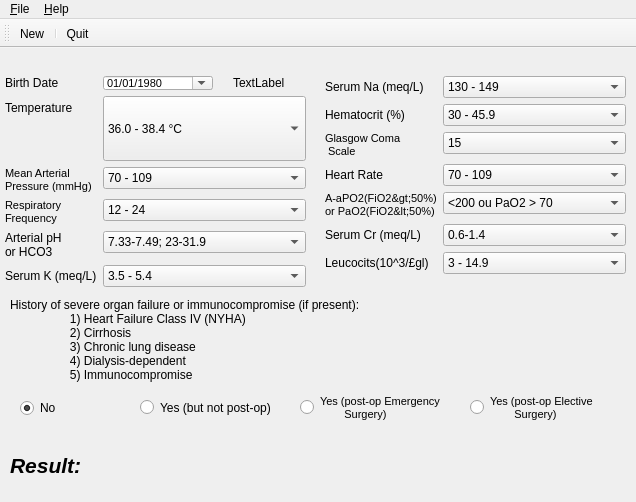
<?xml version="1.0" encoding="UTF-8"?>
<ui version="4.0">
 <author>Fernando B. Giannasi</author>
 <class>MainWindow</class>
 <widget class="QMainWindow" name="MainWindow">
  <property name="geometry">
   <rect>
    <x>0</x>
    <y>0</y>
    <width>636</width>
    <height>502</height>
   </rect>
  </property>
  <property name="sizePolicy">
   <sizepolicy hsizetype="Preferred" vsizetype="Preferred">
    <horstretch>0</horstretch>
    <verstretch>15</verstretch>
   </sizepolicy>
  </property>
  <property name="windowTitle">
   <string>Apache II Calculator</string>
  </property>
  <property name="windowIcon">
   <iconset resource="images/icons.qrc">
    <normaloff>:/icons/bookmark.gif</normaloff>:/icons/bookmark.gif</iconset>
  </property>
  <widget class="QWidget" name="centralwidget">
   <widget class="QWidget" name="formLayoutWidget">
    <property name="geometry">
     <rect>
      <x>0</x>
      <y>0</y>
      <width>311</width>
      <height>241</height>
     </rect>
    </property>
    <layout class="QFormLayout" name="formLayout">
     <property name="leftMargin">
      <number>5</number>
     </property>
     <property name="topMargin">
      <number>2</number>
     </property>
     <property name="rightMargin">
      <number>5</number>
     </property>
     <property name="bottomMargin">
      <number>2</number>
     </property>
     <item row="1" column="0">
      <widget class="QLabel" name="label_3">
       <property name="text">
        <string>Birth Date</string>
       </property>
      </widget>
     </item>
     <item row="1" column="1">
      <widget class="QWidget" name="age_field" native="true">
       <property name="age" stdset="0">
        <double>0.000000000000000</double>
       </property>
       <widget class="QDateEdit" name="dateEdit">
        <property name="geometry">
         <rect>
          <x>0</x>
          <y>0</y>
          <width>110</width>
          <height>14</height>
         </rect>
        </property>
        <property name="font">
         <font>
          <pointsize>8</pointsize>
         </font>
        </property>
        <property name="currentSection">
         <enum>QDateTimeEdit::YearSection</enum>
        </property>
        <property name="displayFormat">
         <string>dd/MM/yyyy</string>
        </property>
        <property name="calendarPopup">
         <bool>true</bool>
        </property>
        <property name="currentSectionIndex">
         <number>2</number>
        </property>
        <property name="date">
         <date>
          <year>1980</year>
          <month>1</month>
          <day>1</day>
         </date>
        </property>
       </widget>
       <widget class="QLabel" name="age_label">
        <property name="geometry">
         <rect>
          <x>130</x>
          <y>0</y>
          <width>53</width>
          <height>14</height>
         </rect>
        </property>
        <property name="text">
         <string>TextLabel</string>
        </property>
       </widget>
      </widget>
     </item>
     <item row="2" column="0">
      <widget class="QLabel" name="label_5">
       <property name="text">
        <string>Temperature</string>
       </property>
      </widget>
     </item>
     <item row="2" column="1">
      <widget class="QComboBox" name="temp_field">
       <property name="sizePolicy">
        <sizepolicy hsizetype="Preferred" vsizetype="MinimumExpanding">
         <horstretch>0</horstretch>
         <verstretch>0</verstretch>
        </sizepolicy>
       </property>
       <property name="baseSize">
        <size>
         <width>14</width>
         <height>14</height>
        </size>
       </property>
       <property name="currentText">
        <string notr="true">36.0 - 38.4 °C</string>
       </property>
       <property name="currentIndex">
        <number>4</number>
       </property>
       <property name="maxVisibleItems">
        <number>8</number>
       </property>
       <property name="insertPolicy">
        <enum>QComboBox::NoInsert</enum>
       </property>
       <property name="iconSize">
        <size>
         <width>14</width>
         <height>14</height>
        </size>
       </property>
       <item>
        <property name="text">
         <string>&lt;= 29.9 °C</string>
        </property>
       </item>
       <item>
        <property name="text">
         <string>30.0 - 31.9 °C</string>
        </property>
       </item>
       <item>
        <property name="text">
         <string>32.0 - 33.9 °C</string>
        </property>
       </item>
       <item>
        <property name="text">
         <string>34.0 - 35.9 °C</string>
        </property>
       </item>
       <item>
        <property name="text">
         <string>36.0 - 38.4 °C</string>
        </property>
       </item>
       <item>
        <property name="text">
         <string>38.5 - 38.9 °C</string>
        </property>
       </item>
       <item>
        <property name="text">
         <string>39.0 - 40.9 °C</string>
        </property>
       </item>
       <item>
        <property name="text">
         <string>&gt;= 41.0 °C</string>
        </property>
       </item>
      </widget>
     </item>
     <item row="3" column="0">
      <widget class="QLabel" name="label_6">
       <property name="font">
        <font>
         <pointsize>8</pointsize>
        </font>
       </property>
       <property name="text">
        <string>Mean Arterial
Pressure (mmHg)</string>
       </property>
      </widget>
     </item>
     <item row="3" column="1">
      <widget class="QComboBox" name="pa_field">
       <property name="currentIndex">
        <number>2</number>
       </property>
       <property name="maxVisibleItems">
        <number>6</number>
       </property>
       <property name="insertPolicy">
        <enum>QComboBox::NoInsert</enum>
       </property>
       <property name="iconSize">
        <size>
         <width>14</width>
         <height>14</height>
        </size>
       </property>
       <item>
        <property name="text">
         <string>&lt;= 49</string>
        </property>
       </item>
       <item>
        <property name="text">
         <string>50 - 69</string>
        </property>
       </item>
       <item>
        <property name="text">
         <string>70 - 109</string>
        </property>
       </item>
       <item>
        <property name="text">
         <string>110 - 129</string>
        </property>
       </item>
       <item>
        <property name="text">
         <string>130 - 159</string>
        </property>
       </item>
       <item>
        <property name="text">
         <string>&gt;= 160</string>
        </property>
       </item>
      </widget>
     </item>
     <item row="4" column="0">
      <widget class="QLabel" name="label_7">
       <property name="font">
        <font>
         <pointsize>8</pointsize>
        </font>
       </property>
       <property name="text">
        <string>Respiratory
Frequency</string>
       </property>
      </widget>
     </item>
     <item row="4" column="1">
      <widget class="QComboBox" name="fr_field">
       <property name="currentIndex">
        <number>3</number>
       </property>
       <property name="maxVisibleItems">
        <number>7</number>
       </property>
       <property name="insertPolicy">
        <enum>QComboBox::NoInsert</enum>
       </property>
       <property name="iconSize">
        <size>
         <width>14</width>
         <height>14</height>
        </size>
       </property>
       <item>
        <property name="text">
         <string>&lt;= 5</string>
        </property>
       </item>
       <item>
        <property name="text">
         <string>6 - 9</string>
        </property>
       </item>
       <item>
        <property name="text">
         <string>10 - 11</string>
        </property>
       </item>
       <item>
        <property name="text">
         <string>12 - 24</string>
        </property>
       </item>
       <item>
        <property name="text">
         <string>25 - 34</string>
        </property>
       </item>
       <item>
        <property name="text">
         <string>35 - 49</string>
        </property>
       </item>
       <item>
        <property name="text">
         <string>&gt;= 50</string>
        </property>
       </item>
      </widget>
     </item>
     <item row="5" column="0">
      <widget class="QLabel" name="label_8">
       <property name="text">
        <string>Arterial pH
or HCO3</string>
       </property>
      </widget>
     </item>
     <item row="5" column="1">
      <widget class="QComboBox" name="ph_field">
       <property name="currentIndex">
        <number>3</number>
       </property>
       <property name="maxVisibleItems">
        <number>7</number>
       </property>
       <property name="insertPolicy">
        <enum>QComboBox::NoInsert</enum>
       </property>
       <property name="iconSize">
        <size>
         <width>14</width>
         <height>14</height>
        </size>
       </property>
       <item>
        <property name="text">
         <string>&lt;= 7.15; &lt;15</string>
        </property>
       </item>
       <item>
        <property name="text">
         <string>7.15-7.24; 15-17.9</string>
        </property>
       </item>
       <item>
        <property name="text">
         <string>7.25-7.32; 18-22.9</string>
        </property>
       </item>
       <item>
        <property name="text">
         <string>7.33-7.49; 23-31.9</string>
        </property>
       </item>
       <item>
        <property name="text">
         <string>7.50-7.59; 32-40.9</string>
        </property>
       </item>
       <item>
        <property name="text">
         <string>7.60-7.69; 41-51.9</string>
        </property>
       </item>
       <item>
        <property name="text">
         <string>&gt;= 7.70; &gt;52</string>
        </property>
       </item>
      </widget>
     </item>
     <item row="6" column="0">
      <widget class="QLabel" name="label_9">
       <property name="text">
        <string>Serum K (meq/L)</string>
       </property>
      </widget>
     </item>
     <item row="6" column="1">
      <widget class="QComboBox" name="k_field">
       <property name="currentIndex">
        <number>3</number>
       </property>
       <property name="maxVisibleItems">
        <number>7</number>
       </property>
       <property name="insertPolicy">
        <enum>QComboBox::NoInsert</enum>
       </property>
       <property name="iconSize">
        <size>
         <width>14</width>
         <height>14</height>
        </size>
       </property>
       <item>
        <property name="text">
         <string>&lt; 2.5</string>
        </property>
       </item>
       <item>
        <property name="text">
         <string>2.5 - 2.9</string>
        </property>
       </item>
       <item>
        <property name="text">
         <string>3 - 3.4</string>
        </property>
       </item>
       <item>
        <property name="text">
         <string>3.5 - 5.4</string>
        </property>
       </item>
       <item>
        <property name="text">
         <string>5.5 - 5.9</string>
        </property>
       </item>
       <item>
        <property name="text">
         <string>6 - 6.9</string>
        </property>
       </item>
       <item>
        <property name="text">
         <string>&gt;= 7</string>
        </property>
       </item>
      </widget>
     </item>
     <item row="0" column="0" colspan="2">
      <spacer name="horizontalSpacer_2">
       <property name="orientation">
        <enum>Qt::Horizontal</enum>
       </property>
       <property name="sizeHint" stdset="0">
        <size>
         <width>40</width>
         <height>20</height>
        </size>
       </property>
      </spacer>
     </item>
    </layout>
   </widget>
   <widget class="QWidget" name="formLayoutWidget_2">
    <property name="geometry">
     <rect>
      <x>320</x>
      <y>0</y>
      <width>311</width>
      <height>241</height>
     </rect>
    </property>
    <layout class="QFormLayout" name="formLayout_2">
     <property name="leftMargin">
      <number>5</number>
     </property>
     <property name="topMargin">
      <number>2</number>
     </property>
     <property name="rightMargin">
      <number>5</number>
     </property>
     <property name="bottomMargin">
      <number>2</number>
     </property>
     <item row="1" column="0">
      <widget class="QLabel" name="label_10">
       <property name="text">
        <string>Serum Na (meq/L)</string>
       </property>
      </widget>
     </item>
     <item row="1" column="1">
      <widget class="QComboBox" name="na_field">
       <property name="currentIndex">
        <number>3</number>
       </property>
       <property name="maxVisibleItems">
        <number>8</number>
       </property>
       <property name="insertPolicy">
        <enum>QComboBox::NoInsert</enum>
       </property>
       <property name="iconSize">
        <size>
         <width>14</width>
         <height>14</height>
        </size>
       </property>
       <item>
        <property name="text">
         <string>&lt;= 110</string>
        </property>
       </item>
       <item>
        <property name="text">
         <string>111 - 119</string>
        </property>
       </item>
       <item>
        <property name="text">
         <string>120 - 129</string>
        </property>
       </item>
       <item>
        <property name="text">
         <string>130 - 149</string>
        </property>
       </item>
       <item>
        <property name="text">
         <string>150 - 154</string>
        </property>
       </item>
       <item>
        <property name="text">
         <string>155 - 159</string>
        </property>
       </item>
       <item>
        <property name="text">
         <string>160 - 179</string>
        </property>
       </item>
       <item>
        <property name="text">
         <string>&gt;= 180</string>
        </property>
       </item>
      </widget>
     </item>
     <item row="2" column="0">
      <widget class="QLabel" name="label_11">
       <property name="text">
        <string>Hematocrit (%)</string>
       </property>
      </widget>
     </item>
     <item row="2" column="1">
      <widget class="QComboBox" name="ht_field">
       <property name="currentIndex">
        <number>2</number>
       </property>
       <property name="maxVisibleItems">
        <number>6</number>
       </property>
       <property name="insertPolicy">
        <enum>QComboBox::NoInsert</enum>
       </property>
       <property name="iconSize">
        <size>
         <width>14</width>
         <height>14</height>
        </size>
       </property>
       <item>
        <property name="text">
         <string>&lt; 20</string>
        </property>
       </item>
       <item>
        <property name="text">
         <string>20 - 29.9</string>
        </property>
       </item>
       <item>
        <property name="text">
         <string>30 - 45.9</string>
        </property>
       </item>
       <item>
        <property name="text">
         <string>46 - 49.9</string>
        </property>
       </item>
       <item>
        <property name="text">
         <string>50 - 59.9</string>
        </property>
       </item>
       <item>
        <property name="text">
         <string>&gt;= 60</string>
        </property>
       </item>
      </widget>
     </item>
     <item row="3" column="0">
      <widget class="QLabel" name="label_12">
       <property name="font">
        <font>
         <pointsize>8</pointsize>
        </font>
       </property>
       <property name="text">
        <string>Glasgow Coma
 Scale</string>
       </property>
      </widget>
     </item>
     <item row="3" column="1">
      <widget class="QComboBox" name="glasgow_field">
       <property name="currentIndex">
        <number>12</number>
       </property>
       <property name="maxVisibleItems">
        <number>12</number>
       </property>
       <property name="insertPolicy">
        <enum>QComboBox::NoInsert</enum>
       </property>
       <property name="iconSize">
        <size>
         <width>14</width>
         <height>14</height>
        </size>
       </property>
       <item>
        <property name="text">
         <string>3</string>
        </property>
       </item>
       <item>
        <property name="text">
         <string>4</string>
        </property>
       </item>
       <item>
        <property name="text">
         <string>5</string>
        </property>
       </item>
       <item>
        <property name="text">
         <string>6</string>
        </property>
       </item>
       <item>
        <property name="text">
         <string>7</string>
        </property>
       </item>
       <item>
        <property name="text">
         <string>8</string>
        </property>
       </item>
       <item>
        <property name="text">
         <string>9</string>
        </property>
       </item>
       <item>
        <property name="text">
         <string>10</string>
        </property>
       </item>
       <item>
        <property name="text">
         <string>11</string>
        </property>
       </item>
       <item>
        <property name="text">
         <string>12</string>
        </property>
       </item>
       <item>
        <property name="text">
         <string>13</string>
        </property>
       </item>
       <item>
        <property name="text">
         <string>14</string>
        </property>
       </item>
       <item>
        <property name="text">
         <string>15</string>
        </property>
       </item>
      </widget>
     </item>
     <item row="4" column="0">
      <widget class="QLabel" name="label_13">
       <property name="text">
        <string>Heart Rate</string>
       </property>
      </widget>
     </item>
     <item row="4" column="1">
      <widget class="QComboBox" name="fc_field">
       <property name="currentIndex">
        <number>3</number>
       </property>
       <property name="maxVisibleItems">
        <number>7</number>
       </property>
       <property name="insertPolicy">
        <enum>QComboBox::NoInsert</enum>
       </property>
       <property name="iconSize">
        <size>
         <width>14</width>
         <height>14</height>
        </size>
       </property>
       <item>
        <property name="text">
         <string>&lt; 39</string>
        </property>
       </item>
       <item>
        <property name="text">
         <string>40 - 54</string>
        </property>
       </item>
       <item>
        <property name="text">
         <string>55 - 69</string>
        </property>
       </item>
       <item>
        <property name="text">
         <string>70 - 109</string>
        </property>
       </item>
       <item>
        <property name="text">
         <string>110 - 139</string>
        </property>
       </item>
       <item>
        <property name="text">
         <string>140 - 179</string>
        </property>
       </item>
       <item>
        <property name="text">
         <string>&gt;= 180</string>
        </property>
       </item>
      </widget>
     </item>
     <item row="5" column="0">
      <widget class="QLabel" name="label_14">
       <property name="font">
        <font>
         <pointsize>8</pointsize>
        </font>
       </property>
       <property name="text">
        <string>A-aPO2(FiO2&gt;50%)
or PaO2(FiO2&lt;50%)</string>
       </property>
      </widget>
     </item>
     <item row="5" column="1">
      <widget class="QComboBox" name="po2_field">
       <property name="currentIndex">
        <number>3</number>
       </property>
       <property name="maxVisibleItems">
        <number>7</number>
       </property>
       <property name="insertPolicy">
        <enum>QComboBox::NoInsert</enum>
       </property>
       <property name="iconSize">
        <size>
         <width>14</width>
         <height>14</height>
        </size>
       </property>
       <item>
        <property name="text">
         <string>PaO2 &lt; 55</string>
        </property>
       </item>
       <item>
        <property name="text">
         <string>PaO2 55 - 60</string>
        </property>
       </item>
       <item>
        <property name="text">
         <string>PaO2 61 - 70</string>
        </property>
       </item>
       <item>
        <property name="text">
         <string>&lt;200 ou PaO2 &gt; 70</string>
        </property>
       </item>
       <item>
        <property name="text">
         <string>200 - 349</string>
        </property>
       </item>
       <item>
        <property name="text">
         <string>350 - 499</string>
        </property>
       </item>
       <item>
        <property name="text">
         <string>&gt; 500</string>
        </property>
       </item>
      </widget>
     </item>
     <item row="6" column="0">
      <widget class="QLabel" name="label_15">
       <property name="text">
        <string>Serum Cr (meq/L)</string>
       </property>
      </widget>
     </item>
     <item row="6" column="1">
      <widget class="QComboBox" name="cr_field">
       <property name="currentIndex">
        <number>1</number>
       </property>
       <property name="maxVisibleItems">
        <number>8</number>
       </property>
       <property name="insertPolicy">
        <enum>QComboBox::NoInsert</enum>
       </property>
       <property name="iconSize">
        <size>
         <width>14</width>
         <height>14</height>
        </size>
       </property>
       <item>
        <property name="text">
         <string>&lt; 0.6</string>
        </property>
       </item>
       <item>
        <property name="text">
         <string>0.6-1.4</string>
        </property>
       </item>
       <item>
        <property name="text">
         <string>1.5-1.9</string>
        </property>
       </item>
       <item>
        <property name="text">
         <string>1.5-1.9 with AKI</string>
        </property>
       </item>
       <item>
        <property name="text">
         <string>2-3.4</string>
        </property>
       </item>
       <item>
        <property name="text">
         <string>2-3.4 with AKI</string>
        </property>
       </item>
       <item>
        <property name="text">
         <string>&gt; 3.5</string>
        </property>
       </item>
       <item>
        <property name="text">
         <string>&gt; 3.5 with AKI</string>
        </property>
       </item>
      </widget>
     </item>
     <item row="7" column="0">
      <widget class="QLabel" name="label_16">
       <property name="text">
        <string>Leucocits(10^3/£gl)</string>
       </property>
      </widget>
     </item>
     <item row="7" column="1">
      <widget class="QComboBox" name="leuc_field">
       <property name="currentIndex">
        <number>2</number>
       </property>
       <property name="maxVisibleItems">
        <number>6</number>
       </property>
       <property name="insertPolicy">
        <enum>QComboBox::NoInsert</enum>
       </property>
       <property name="iconSize">
        <size>
         <width>14</width>
         <height>14</height>
        </size>
       </property>
       <item>
        <property name="text">
         <string>&lt; 1</string>
        </property>
       </item>
       <item>
        <property name="text">
         <string>1 - 2.9</string>
        </property>
       </item>
       <item>
        <property name="text">
         <string>3 - 14.9</string>
        </property>
       </item>
       <item>
        <property name="text">
         <string>15 - 19.9</string>
        </property>
       </item>
       <item>
        <property name="text">
         <string>20 - 39.9</string>
        </property>
       </item>
       <item>
        <property name="text">
         <string>&gt;= 40</string>
        </property>
       </item>
      </widget>
     </item>
     <item row="0" column="0" colspan="2">
      <spacer name="horizontalSpacer">
       <property name="orientation">
        <enum>Qt::Horizontal</enum>
       </property>
       <property name="sizeHint" stdset="0">
        <size>
         <width>40</width>
         <height>20</height>
        </size>
       </property>
      </spacer>
     </item>
    </layout>
   </widget>
   <widget class="QWidget" name="verticalLayoutWidget">
    <property name="geometry">
     <rect>
      <x>10</x>
      <y>250</y>
      <width>611</width>
      <height>191</height>
     </rect>
    </property>
    <layout class="QVBoxLayout" name="verticalLayout">
     <item>
      <widget class="QLabel" name="label_17">
       <property name="text">
        <string>History of severe organ failure or immunocompromise (if present):
                  1) Heart Failure Class IV (NYHA)
                  2) Cirrhosis
                  3) Chronic lung disease
                  4) Dialysis-dependent
                  5) Immunocompromise</string>
       </property>
      </widget>
     </item>
     <item>
      <widget class="QWidget" name="widget_3" native="true">
       <widget class="QRadioButton" name="none_button">
        <property name="geometry">
         <rect>
          <x>10</x>
          <y>10</y>
          <width>93</width>
          <height>20</height>
         </rect>
        </property>
        <property name="text">
         <string>No</string>
        </property>
        <property name="checked">
         <bool>true</bool>
        </property>
       </widget>
       <widget class="QRadioButton" name="non_cir_button">
        <property name="geometry">
         <rect>
          <x>130</x>
          <y>-1</y>
          <width>141</width>
          <height>41</height>
         </rect>
        </property>
        <property name="text">
         <string>Yes (but not post-op)</string>
        </property>
       </widget>
       <widget class="QRadioButton" name="cir_emerg_button">
        <property name="geometry">
         <rect>
          <x>290</x>
          <y>-1</y>
          <width>151</width>
          <height>41</height>
         </rect>
        </property>
        <property name="font">
         <font>
          <pointsize>8</pointsize>
         </font>
        </property>
        <property name="text">
         <string>Yes (post-op Emergency
        Surgery)</string>
        </property>
       </widget>
       <widget class="QRadioButton" name="cir_elec_button">
        <property name="geometry">
         <rect>
          <x>460</x>
          <y>-1</y>
          <width>131</width>
          <height>41</height>
         </rect>
        </property>
        <property name="font">
         <font>
          <pointsize>8</pointsize>
         </font>
        </property>
        <property name="text">
         <string>Yes (post-op Elective
        Surgery)</string>
        </property>
       </widget>
      </widget>
     </item>
     <item>
      <widget class="QLabel" name="result_label">
       <property name="font">
        <font>
         <pointsize>16</pointsize>
         <weight>75</weight>
         <italic>true</italic>
         <bold>true</bold>
         <strikeout>false</strikeout>
        </font>
       </property>
       <property name="text">
        <string>Result: </string>
       </property>
      </widget>
     </item>
    </layout>
   </widget>
  </widget>
  <widget class="QMenuBar" name="menubar">
   <property name="geometry">
    <rect>
     <x>0</x>
     <y>0</y>
     <width>636</width>
     <height>19</height>
    </rect>
   </property>
   <widget class="QMenu" name="menuFile">
    <property name="toolTip">
     <string>File</string>
    </property>
    <property name="statusTip">
     <string>File</string>
    </property>
    <property name="whatsThis">
     <string>File</string>
    </property>
    <property name="locale">
     <locale language="English" country="UnitedStates"/>
    </property>
    <property name="tearOffEnabled">
     <bool>false</bool>
    </property>
    <property name="title">
     <string>&amp;File</string>
    </property>
    <property name="toolTipsVisible">
     <bool>true</bool>
    </property>
    <addaction name="actionNew"/>
    <addaction name="separator"/>
    <addaction name="actionQuit"/>
   </widget>
   <widget class="QMenu" name="menuHelp">
    <property name="title">
     <string>&amp;Help</string>
    </property>
    <addaction name="actionAbout"/>
    <addaction name="separator"/>
    <addaction name="actionMortality"/>
   </widget>
   <addaction name="menuFile"/>
   <addaction name="menuHelp"/>
  </widget>
  <widget class="QToolBar" name="toolBar">
   <property name="windowTitle">
    <string>toolBar</string>
   </property>
   <attribute name="toolBarArea">
    <enum>TopToolBarArea</enum>
   </attribute>
   <attribute name="toolBarBreak">
    <bool>false</bool>
   </attribute>
   <addaction name="actionNew"/>
   <addaction name="separator"/>
   <addaction name="actionQuit"/>
  </widget>
  <action name="actionNew">
   <property name="icon">
    <iconset resource="images/icons.qrc">
     <normaloff>:/icons/filenew.gif</normaloff>:/icons/filenew.gif</iconset>
   </property>
   <property name="text">
    <string>&amp;New</string>
   </property>
   <property name="shortcut">
    <string>Ctrl+N</string>
   </property>
  </action>
  <action name="actionSave">
   <property name="icon">
    <iconset>
     <normaloff>:/icons/filesave.gif</normaloff>:/icons/filesave.gif</iconset>
   </property>
   <property name="text">
    <string>&amp;Save</string>
   </property>
   <property name="shortcut">
    <string>Ctrl+S</string>
   </property>
  </action>
  <action name="actionErase">
   <property name="icon">
    <iconset>
     <normaloff>:/icons/trash.gif</normaloff>:/icons/trash.gif</iconset>
   </property>
   <property name="text">
    <string>&amp;Erase</string>
   </property>
   <property name="shortcut">
    <string>Ctrl+E</string>
   </property>
  </action>
  <action name="actionQuit">
   <property name="icon">
    <iconset resource="images/icons.qrc">
     <normaloff>:/icons/exit.gif</normaloff>:/icons/exit.gif</iconset>
   </property>
   <property name="text">
    <string>&amp;Quit</string>
   </property>
   <property name="shortcut">
    <string>Ctrl+Q</string>
   </property>
  </action>
  <action name="actionAbout">
   <property name="text">
    <string>&amp;About</string>
   </property>
   <property name="shortcut">
    <string>Ctrl+H</string>
   </property>
  </action>
  <action name="actionMortality">
   <property name="text">
    <string>Mortality</string>
   </property>
  </action>
 </widget>
 <resources>
  <include location="images/icons.qrc"/>
 </resources>
 <connections>
  <connection>
   <sender>actionQuit</sender>
   <signal>triggered()</signal>
   <receiver>MainWindow</receiver>
   <slot>close()</slot>
   <hints>
    <hint type="sourcelabel">
     <x>-1</x>
     <y>-1</y>
    </hint>
    <hint type="destinationlabel">
     <x>319</x>
     <y>239</y>
    </hint>
   </hints>
  </connection>
  <connection>
   <sender>dateEdit</sender>
   <signal>userDateChanged(QDate)</signal>
   <receiver>MainWindow</receiver>
   <slot>callback_calculate()</slot>
   <hints>
    <hint type="sourcelabel">
     <x>157</x>
     <y>114</y>
    </hint>
    <hint type="destinationlabel">
     <x>317</x>
     <y>250</y>
    </hint>
   </hints>
  </connection>
  <connection>
   <sender>temp_field</sender>
   <signal>currentIndexChanged(QString)</signal>
   <receiver>MainWindow</receiver>
   <slot>callback_calculate()</slot>
   <hints>
    <hint type="sourcelabel">
     <x>204</x>
     <y>138</y>
    </hint>
    <hint type="destinationlabel">
     <x>317</x>
     <y>250</y>
    </hint>
   </hints>
  </connection>
  <connection>
   <sender>pa_field</sender>
   <signal>currentIndexChanged(QString)</signal>
   <receiver>MainWindow</receiver>
   <slot>callback_calculate()</slot>
   <hints>
    <hint type="sourcelabel">
     <x>204</x>
     <y>166</y>
    </hint>
    <hint type="destinationlabel">
     <x>317</x>
     <y>250</y>
    </hint>
   </hints>
  </connection>
  <connection>
   <sender>fr_field</sender>
   <signal>currentIndexChanged(QString)</signal>
   <receiver>MainWindow</receiver>
   <slot>callback_calculate()</slot>
   <hints>
    <hint type="sourcelabel">
     <x>204</x>
     <y>198</y>
    </hint>
    <hint type="destinationlabel">
     <x>317</x>
     <y>250</y>
    </hint>
   </hints>
  </connection>
  <connection>
   <sender>ph_field</sender>
   <signal>currentIndexChanged(QString)</signal>
   <receiver>MainWindow</receiver>
   <slot>callback_calculate()</slot>
   <hints>
    <hint type="sourcelabel">
     <x>204</x>
     <y>230</y>
    </hint>
    <hint type="destinationlabel">
     <x>317</x>
     <y>250</y>
    </hint>
   </hints>
  </connection>
  <connection>
   <sender>k_field</sender>
   <signal>currentIndexChanged(QString)</signal>
   <receiver>MainWindow</receiver>
   <slot>callback_calculate()</slot>
   <hints>
    <hint type="sourcelabel">
     <x>204</x>
     <y>264</y>
    </hint>
    <hint type="destinationlabel">
     <x>317</x>
     <y>250</y>
    </hint>
   </hints>
  </connection>
  <connection>
   <sender>na_field</sender>
   <signal>currentIndexChanged(QString)</signal>
   <receiver>MainWindow</receiver>
   <slot>callback_calculate()</slot>
   <hints>
    <hint type="sourcelabel">
     <x>531</x>
     <y>96</y>
    </hint>
    <hint type="destinationlabel">
     <x>317</x>
     <y>250</y>
    </hint>
   </hints>
  </connection>
  <connection>
   <sender>ht_field</sender>
   <signal>currentIndexChanged(QString)</signal>
   <receiver>MainWindow</receiver>
   <slot>callback_calculate()</slot>
   <hints>
    <hint type="sourcelabel">
     <x>531</x>
     <y>124</y>
    </hint>
    <hint type="destinationlabel">
     <x>317</x>
     <y>250</y>
    </hint>
   </hints>
  </connection>
  <connection>
   <sender>glasgow_field</sender>
   <signal>currentIndexChanged(QString)</signal>
   <receiver>MainWindow</receiver>
   <slot>callback_calculate()</slot>
   <hints>
    <hint type="sourcelabel">
     <x>531</x>
     <y>152</y>
    </hint>
    <hint type="destinationlabel">
     <x>317</x>
     <y>250</y>
    </hint>
   </hints>
  </connection>
  <connection>
   <sender>fc_field</sender>
   <signal>currentIndexChanged(QString)</signal>
   <receiver>MainWindow</receiver>
   <slot>callback_calculate()</slot>
   <hints>
    <hint type="sourcelabel">
     <x>531</x>
     <y>184</y>
    </hint>
    <hint type="destinationlabel">
     <x>317</x>
     <y>250</y>
    </hint>
   </hints>
  </connection>
  <connection>
   <sender>po2_field</sender>
   <signal>currentIndexChanged(QString)</signal>
   <receiver>MainWindow</receiver>
   <slot>callback_calculate()</slot>
   <hints>
    <hint type="sourcelabel">
     <x>531</x>
     <y>212</y>
    </hint>
    <hint type="destinationlabel">
     <x>317</x>
     <y>250</y>
    </hint>
   </hints>
  </connection>
  <connection>
   <sender>cr_field</sender>
   <signal>currentIndexChanged(QString)</signal>
   <receiver>MainWindow</receiver>
   <slot>callback_calculate()</slot>
   <hints>
    <hint type="sourcelabel">
     <x>531</x>
     <y>244</y>
    </hint>
    <hint type="destinationlabel">
     <x>317</x>
     <y>250</y>
    </hint>
   </hints>
  </connection>
  <connection>
   <sender>leuc_field</sender>
   <signal>currentIndexChanged(QString)</signal>
   <receiver>MainWindow</receiver>
   <slot>callback_calculate()</slot>
   <hints>
    <hint type="sourcelabel">
     <x>531</x>
     <y>272</y>
    </hint>
    <hint type="destinationlabel">
     <x>317</x>
     <y>250</y>
    </hint>
   </hints>
  </connection>
  <connection>
   <sender>none_button</sender>
   <signal>clicked()</signal>
   <receiver>MainWindow</receiver>
   <slot>callback_calculate()</slot>
   <hints>
    <hint type="sourcelabel">
     <x>67</x>
     <y>404</y>
    </hint>
    <hint type="destinationlabel">
     <x>317</x>
     <y>250</y>
    </hint>
   </hints>
  </connection>
  <connection>
   <sender>non_cir_button</sender>
   <signal>clicked()</signal>
   <receiver>MainWindow</receiver>
   <slot>callback_calculate()</slot>
   <hints>
    <hint type="sourcelabel">
     <x>191</x>
     <y>404</y>
    </hint>
    <hint type="destinationlabel">
     <x>317</x>
     <y>250</y>
    </hint>
   </hints>
  </connection>
  <connection>
   <sender>cir_emerg_button</sender>
   <signal>clicked()</signal>
   <receiver>MainWindow</receiver>
   <slot>callback_calculate()</slot>
   <hints>
    <hint type="sourcelabel">
     <x>346</x>
     <y>404</y>
    </hint>
    <hint type="destinationlabel">
     <x>317</x>
     <y>250</y>
    </hint>
   </hints>
  </connection>
  <connection>
   <sender>cir_elec_button</sender>
   <signal>clicked()</signal>
   <receiver>MainWindow</receiver>
   <slot>callback_calculate()</slot>
   <hints>
    <hint type="sourcelabel">
     <x>506</x>
     <y>404</y>
    </hint>
    <hint type="destinationlabel">
     <x>317</x>
     <y>250</y>
    </hint>
   </hints>
  </connection>
  <connection>
   <sender>actionAbout</sender>
   <signal>triggered()</signal>
   <receiver>MainWindow</receiver>
   <slot>about()</slot>
   <hints>
    <hint type="sourcelabel">
     <x>-1</x>
     <y>-1</y>
    </hint>
    <hint type="destinationlabel">
     <x>317</x>
     <y>250</y>
    </hint>
   </hints>
  </connection>
  <connection>
   <sender>actionMortality</sender>
   <signal>triggered()</signal>
   <receiver>MainWindow</receiver>
   <slot>mortality()</slot>
   <hints>
    <hint type="sourcelabel">
     <x>-1</x>
     <y>-1</y>
    </hint>
    <hint type="destinationlabel">
     <x>317</x>
     <y>250</y>
    </hint>
   </hints>
  </connection>
  <connection>
   <sender>actionNew</sender>
   <signal>triggered()</signal>
   <receiver>MainWindow</receiver>
   <slot>blank()</slot>
   <hints>
    <hint type="sourcelabel">
     <x>-1</x>
     <y>-1</y>
    </hint>
    <hint type="destinationlabel">
     <x>317</x>
     <y>250</y>
    </hint>
   </hints>
  </connection>
 </connections>
 <slots>
  <slot>callback_calculate()</slot>
  <slot>about()</slot>
  <slot>mortality()</slot>
  <slot>blank()</slot>
 </slots>
</ui>
